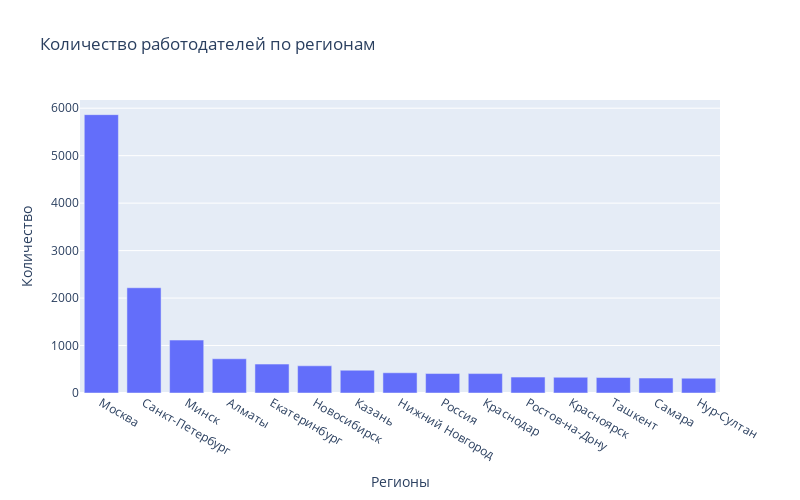

Source (notebook cell):
### Markdown cell above
**Вывод:**
 
* Наиболее обширный рынок труда это крупные города: столицы и города-миллионеры. В них находится наибольшее число работодателей и предлагается наибольшее количество вакансий. Среди них с существенным отрывом лидирует г. Москва
* Средний уровень заработной платы, предлагаемый работодателями лежит в диапазоне от 71 до 110 тыс. руб. Хотя данные цифры надо принимать с определенными допущениями, поскольку около половины работодателей не публикуют предлагаемую ЗП. 
* В основном работодатели хотят видеть своих работников на полной занятости (более 90% вакансий) и на полный рабочий день (более 70% вакансий), удаленный график также востребован, но в гораздо меньшем количестве. Вакансии на прочие типы занятости совершенно незначительны. 
* Требования работодателей к пыту работы довольно лояльны. Практически 68% вакансий размещены для молодых специалистов без опыта, либо с опытом до 3 лет.
* Среди работодателей безусловный лидер по найму персонала - Яндекс. Количество вакансий, размещенных от этой компании в 4 раза превышаает количество вакансий от следующего по количеству вакансий работодателя - Ростелеком. Яндекс также является лидером по количеству регионов, в которых работодатели размещают свои вакансии. 
* В разрезе отраслей экономики, наибольшее количество вакансий открыто в ИТ компаниях, не смотря на это средний уровень предлагаемой ЗП уступает оплате труда в других отраслях.
* Не смотря на то, что ИТ отрасль является лидером по количеству предлагаемых вакансий. Обработка данных не является той областью, где наблюдается дефицит кадров. Количество вакансий, в этой сфере составляет всего около 5%. Наибольший дефицит кадров наблюдается в области Разработки программного обеспечения. 
* Число вакансий уровня "junior" крайне незначительно и составляет менее 3%. 
* Основные навыки, которыми должен владеть соискатель на позицию Data Scientist - SQL и Python. 
* Уровень средней ЗП предлагаемой работодателями зависит от опыта работы и лежит в диапазоне от 75 тыс. ру. для джуниора и 243 тыс. руб. для специалиста с опытом более трех лет.

### Code cell
query_7 = f'''
SELECT 
    a.name,
    COUNT(e.id) cnt
FROM areas a
JOIN employers e ON a.id = e.area
GROUP BY 1 
ORDER BY 2 DESC
LIMIT 15
'''
df = pd.read_sql_query(query_7, connection)
fig = px.bar(df, 
    x='name', 
    y='cnt',
    title= 'Количество работодателей по регионам',
       labels ={'name':'Регионы','cnt':'Количество'},
       width =800,
       height=500)
fig.show()
fig.write_html("images/area_employers.html")

### Figure 1 — Plotly figure (JSON) as saved in the notebook; plotly's stock layout.template omitted (floating-point values rounded to 4 significant figures)
{"data": [{"alignmentgroup": "True", "hovertemplate": "Регионы=%{x}<br>Количество=%{y}<extra></extra>", "legendgroup": "", "marker": {"color": "#636efa", "pattern": {"shape": ""}}, "name": "", "offsetgroup": "", "orientation": "v", "showlegend": false, "textposition": "auto", "type": "bar", "x": ["Москва", "Санкт-Петербург", "Минск", "Алматы", "Екатеринбург", "Новосибирск", "Казань", "Нижний Новгород", "Россия", "Краснодар", "Ростов-на-Дону", "Красноярск", "Ташкент", "Самара", "Нур-Султан"], "xaxis": "x", "y": [5864, 2217, 1115, 721, 609, 573, 480, 426, 410, 409, 335, 331, 326, 315, 312], "yaxis": "y"}], "layout": {"barmode": "relative", "height": 500, "legend": {"tracegroupgap": 0}, "title": {"text": "Количество работодателей по регионам"}, "width": 800, "xaxis": {"anchor": "y", "domain": [0, 1], "title": {"text": "Регионы"}}, "yaxis": {"anchor": "x", "domain": [0, 1], "title": {"text": "Количество"}}}}
